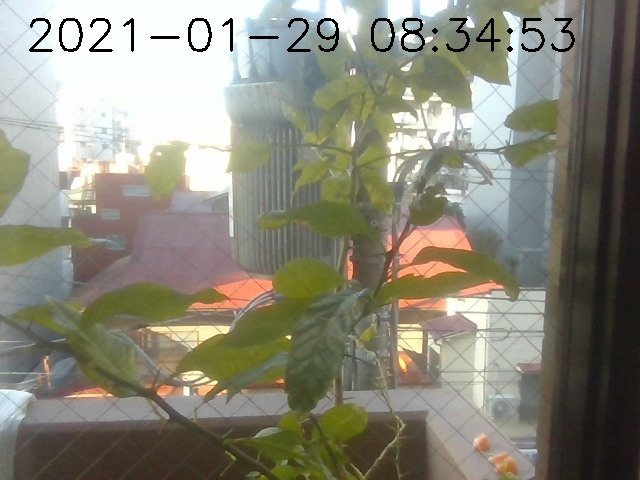
#> input picture Picture/BirdCap0/20210129083453581092_motion_detect.jpg, 640 x 480 px, given in place of the camera
$ python CV_Red.py
#> lines starting #> are read from the running program, lines starting #| are printed output that depends on the picture; after the words box and inside, x2 and y2 are one past the last pixel; in counts of white or black regions, pixels touching at a corner belong together
#リアルタイムで赤色物体の重心を追跡するプログラム

import cv2
import numpy as np

# BGRで特定の色を抽出する関数
def BGR_extraction(image, bgrLower, bgrUpper):
    img_mask = cv2.inRange(image, bgrLower, bgrUpper) # BGRからマスクを作成
    result = cv2.bitwise_and(image, image, mask=img_mask) # 元画像とマスクを合成
    return result

# 画像の中心線を引く関数
def center(img_name):
    try:
        h, w, c = img_name.shape#画像の高さ、幅、色データ カラーの時
    except:#白黒画像だった時のエラー回避
        h, w,  = img_name.shape  # 画像の高さ、幅、色データ　白黒の時
    ch = int(h / 2)
    cw = int(w / 2)
    cv2.line(img_name, (cw, 0), (cw, h), (255, 255, 255))#線の色が黒の時はすべて255
    cv2.line(img_name, (0, ch), (w, ch), (0, 0, 0))#線の色は白

def inputs(img_def):
    img_red = BGR_extraction(img_def, np.array([0, 0, 110]), np.array([100, 60, 255]))  # 赤色だけ抽出(BGRで色の上限・下限を設定)
    hsv = cv2.cvtColor(img_red, cv2.COLOR_BGR2HSV)  # BGRをHSVに変換
    h_img, s_img, v_img = cv2.split(hsv)  # HSVに分解
    #cv2.imwrite(pic_rename[:-4] + "_mask.jpg", s_img)  # マスク画像を保存
    ret, img_bl = cv2.threshold(s_img, 0, 255,cv2.THRESH_BINARY)
    contours, hierarchy = cv2.findContours(img_bl, cv2.RETR_EXTERNAL, cv2.CHAIN_APPROX_SIMPLE)  # 輪郭検知
    if contours == []:
        biggest = []
    else:
        biggest = max(contours, key=lambda x: cv2.contourArea(x))  # 一番大きい輪郭を選択する。

    return s_img, biggest #白黒の画像、一番大きい輪郭

def GXGY(biggest,s_img,img_def):
    # 重心
    M = cv2.moments(biggest)#biggestは一番大きい輪郭の情報
    if M["m00"] == 0:
        return img_def
    cx = int(M["m10"] / M["m00"])  # 重心のｘ座標
    cy = int(M["m01"] / M["m00"])  # 重心のｙ座標
    h, w = s_img.shape  # ファイルサイズの取得(h×w=高さ×幅)
    hh = int(h / 2)  # 高さの半分
    hw = int(w / 2)  # 幅の半分（x,y=hw,hhで中心の座標になる）
    x = cx - hw  # 水平方向における重心の中心からの距離
    y = hh - cy  # 鉛直方向における重心の中心からの距離
    cv2.circle(img_def, (cx, cy), 10, 300, -1, 4)
    # (画像,中心座標,円の半径,円の色,円の線の太さ(負で塗りつぶし) thickness=1,線の種類 lineType=8, shift=0)
    return img_def

cap = cv2.VideoCapture(0) #ビデオキャプチャの開始
cap.set(cv2.CAP_PROP_FPS, 60)           # カメラFPSを60FPSに設定
cap.set(cv2.CAP_PROP_FRAME_WIDTH, 1280) # カメラ画像の横幅を1280に設定
cap.set(cv2.CAP_PROP_FRAME_HEIGHT, 720) # カメラ画像の縦幅を720に設定

#起動と画面表示まで
while(1):

    _, frame = cap.read() #キャプチャを静止画として読み込む
#> frame is the input picture: shape (480, 640, 3); mean B, G, R 121.5, 135.9, 137.5
    original = cv2.flip(frame, 1) #反転
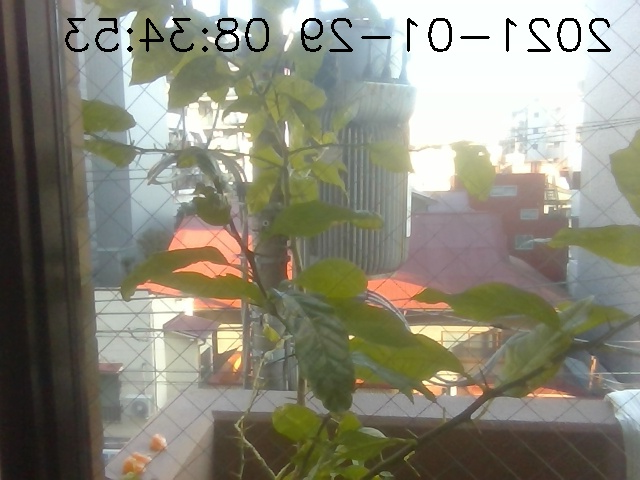
#> original: shape (480, 640, 3); mean B, G, R 121.5, 135.9, 137.5

    s_img, biggest = inputs(original) #赤色物体抽出とその最大輪郭を取得
#> in BGR_extraction, `img_mask = cv2.inRange(image, bgrLower, bgrUpper)`:
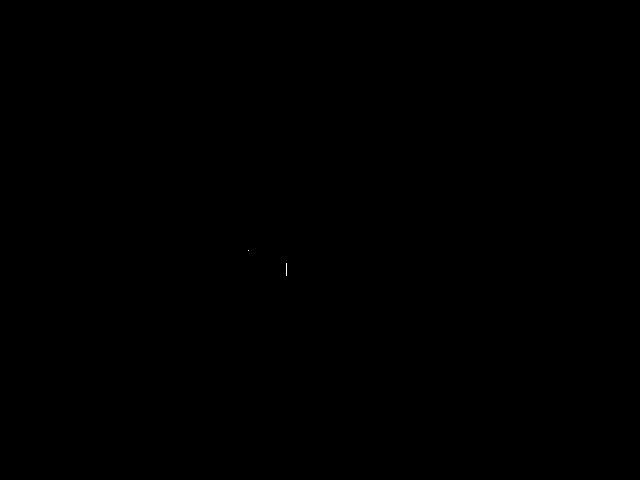
#> img_mask: shape (480, 640); 0% white in thin lines or dots, all inside (x1, y1, x2, y2) = (248, 250, 287, 276)
#> in inputs, `hsv = cv2.cvtColor(img_red, cv2.COLOR_BGR2HSV)`: hsv: shape (480, 640, 3); mean H, S, V 0, 0, 0
#> in inputs, `contours, hierarchy = cv2.findContours(img_bl, cv2.RETR_EXTERNAL, cv2...`: contours = 2 contours, all with area under 20
#> in inputs, `biggest = max(contours, key=lambda x: cv2.contourArea(x))`: biggest = [[286, 263], [286, 275]]
#> biggest = [[286, 263], [286, 275]]
    cv2.imshow('mask', s_img)
    if len(biggest) == 0:
        cv2.imshow('Camera', original) #赤色物体が見つからなかった場合
    else:
        cv2.imshow('Camera', GXGY(biggest, s_img, original)) #見つかった場合、重心位置をプロット
#> in GXGY, `M = cv2.moments(biggest)#biggestは一番大きい輪郭の情報`: M = moments, m00 0

    k = cv2.waitKey(5) & 0xFF
#> (key Esc is pressed here)
    if k == 27:
        break

cv2.destroyAllWindows()
cap.release()
